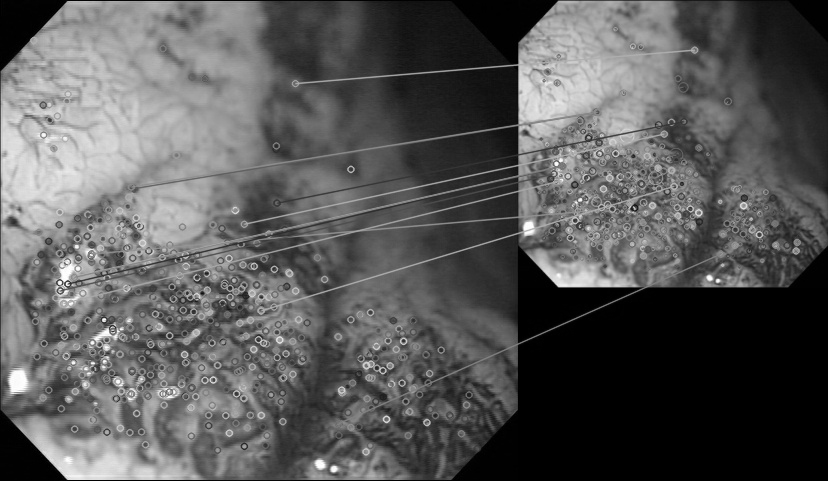
%> input picture Data Preprocessing/akaze_invariant_check/scaledmatch_akaze.jpg (made grey), 828 x 481 px, given in place of CHGastro_Abnormal_1.png, which was not available
$ octave preprocessRGB.m   (GNU Octave 9; MATLAB toolbox functions it lacks are replaced by stand-ins)
%> lines starting %> are read from the running program, lines starting %| are printed output that depends on the picture; in (x1, y1, x2, y2) boxes, pixels count from 0 and x2, y2 are one past the last pixel; in counts of white or black regions, pixels touching at a corner belong together; the program's own positions count from 1; pictures that were not available may be replaced by others from this repository, and a replacement may not be noted
n=60;  % So luong anh
for count=1:n
% Doc anh goc
input=imread(['E:\BTL_Y_sinh\BLT_XLAYT\fulldata\Abnormal\CHGastro_Abnormal_',num2str(count),'.png']);
%> input is the input picture: size 481x828 uint8; min 0, max 255, mean 88.4
% Doc anh ROI
mask=imread(['E:\BTL_Y_sinh\BLT_XLAYT\fulldata\Abnormal\CHGastro_Abnormal_',num2str(count),'_ROI.png']);
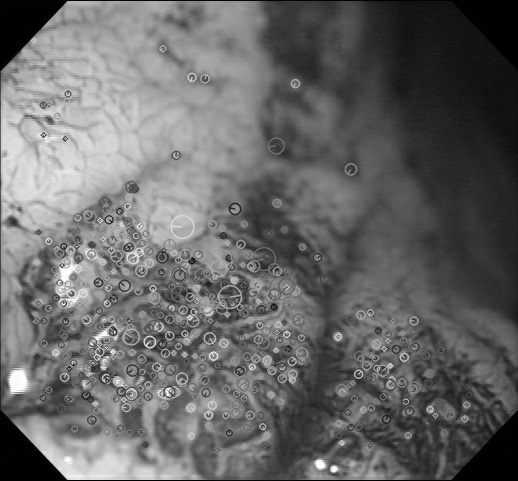
%> input picture Data Preprocessing/akaze_invariant_check/akaze_keypoints.jpg (made grey), 518 x 481 px, given in place of CHGastro_Abnormal_1_ROI.png, which was not available
%> mask is the input picture: size 481x518 uint8; min 0, max 255, mean 103.4
% Chuyen anh rgb sang anh xam
% input = rgb2gray(input);
%-------------------------------
%        Lay Vung ROI
%-------------------------------
% Loc thong thap gaussian
% k=fspecial('gaussian',[3 3],0.5);
% input=imfilter(input,k);
%-------------------------------
IM2 = imcomplement(mask);   % Xu ly anh nhi phan ROI: dao nguoc bit
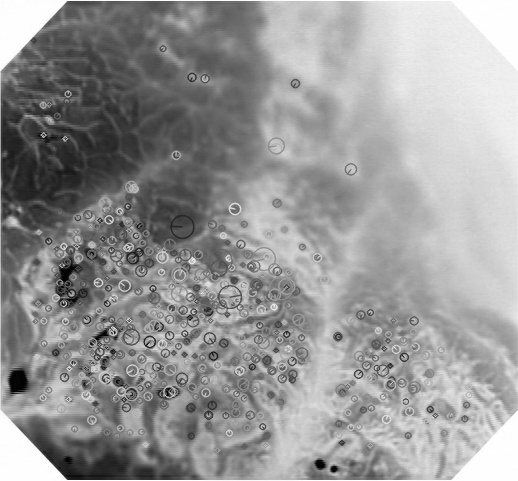
%> IM2: size 481x518 uint8; min 0, max 255, mean 151.6
gray = 255*uint8(IM2);      % Chuyen anh nhi phan thanh anh xam
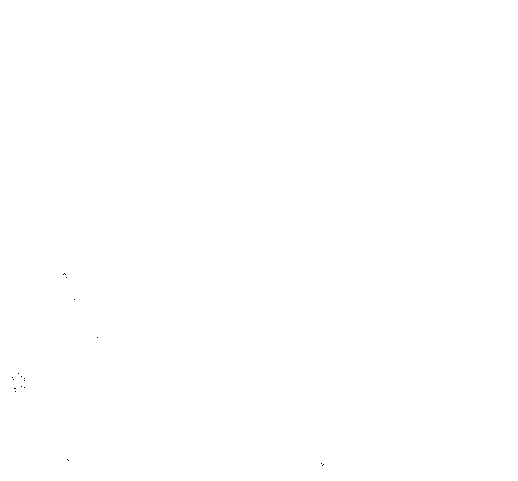
%> gray: size 481x518 uint8; 100% white; black in thin lines or dots, all inside (x1, y1, x2, y2) = (12, 273, 324, 466)
rgbImage = cat(3, gray, gray, gray); % chuyen anh xam thanh anh RGB
%> (the run ends here)
